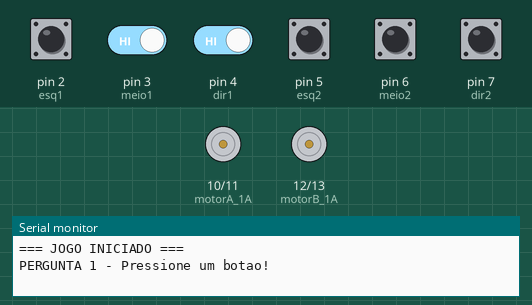
Simulated run of this sketch. Board: Arduino Uno, built with avr-gcc and run on an emulated ATmega328P. Shown: motor-driver pin pairs drawn as motors (green arrow = first pin HIGH = forward, orange = second pin HIGH = backward, longer = more drive), the last lines printed to the serial monitor. The test bench sets the inputs (shaded band); at power-on: pin 2 (esq1), pin 3 (meio1), pin 4 (dir1), pin 5 (esq2), pin 6 (meio2), pin 7 (dir2) HIGH.

Above: at 3.2 s.
3.3 s: pin 2 (esq1) pulled LOW for 0.15 s
4.9 s: pin 5 (esq2) pulled LOW for 0.15 s
At 5.9 s:
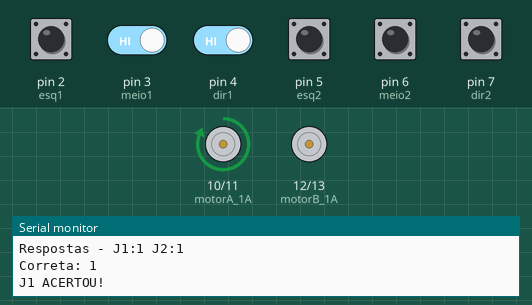
At 7.8 s:
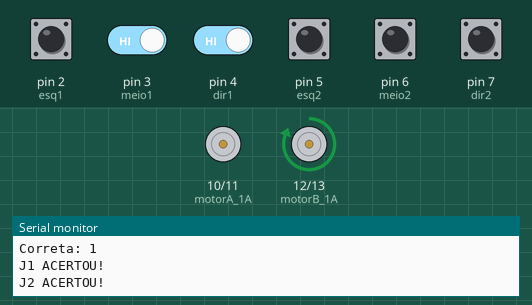
8.0 s: pin 3 (meio1) driven LOW and pin 4 (dir1) driven LOW
11.0 s: pin 3 (meio1) driven HIGH
13.7 s: pin 6 (meio2) pulled LOW for 0.15 s
At 16.7 s:
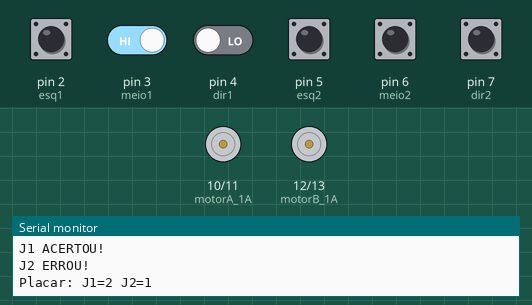
Timing chart, 0 to 17.8 s (numbered marks = the images above; inputs shaded):
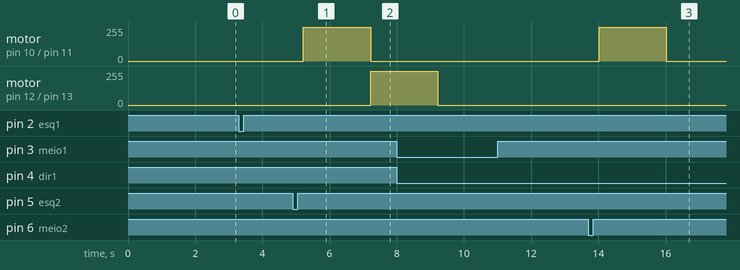

Measured:
- after the input at 4.9 s, motor on pin 10 (motorA_1A) / pin 11 (motorA_1B): stopped → forward 255/255 after 0.32 s, → stopped 2.0 s later; motor on pin 12 (motorB_1A) / pin 13 (motorB_1B): stopped → forward 255/255 after 2.3 s
- after the input at 13.7 s, motor on pin 10 (motorA_1A) / pin 11 (motorA_1B): stopped → forward 255/255 after 0.33 s, → stopped 2.0 s later

The sketch:

codigo.ino
```cpp
int motorA_1A = 10;  // Motor J1 - A1A
int motorA_1B = 11;  // Motor J1 - A1B
int motorB_1A = 12;  // Motor J2 - B1A
int motorB_1B = 13;  // Motor J2 - B1B
int velocidade = 156;

int esq1  = 2;  // Jogador 1 - A
int meio1 = 3;  // Jogador 1 - B
int dir1  = 4;  // Jogador 1 - C

int esq2  = 5;  // Jogador 2 - A
int meio2 = 6;  // Jogador 2 - B
int dir2  = 7;  // Jogador 2 - C

int pontuacaoJ1 = 0;
int pontuacaoJ2 = 0;
int perguntaAtual = 0;

int respostaCorretaPergunta[9] = {1, 3, 2, 1, 2, 3, 1, 2, 3};

void setup() {
    // Inicializa TODOS motores LOW PRIMEIRO
    digitalWrite(motorA_1A, LOW);
    digitalWrite(motorA_1B, LOW);
    digitalWrite(motorB_1A, LOW);
    digitalWrite(motorB_1B, LOW);

    // AGORA define como OUTPUT (evita estado HIGH inicial)
    pinMode(motorA_1A, OUTPUT);
    pinMode(motorA_1B, OUTPUT);
    pinMode(motorB_1A, OUTPUT);
    pinMode(motorB_1B, OUTPUT);

    // Botões
    pinMode(esq1,  INPUT_PULLUP);
    pinMode(meio1, INPUT_PULLUP);
    pinMode(dir1,  INPUT_PULLUP);
    pinMode(esq2,  INPUT_PULLUP);
    pinMode(meio2, INPUT_PULLUP);
    pinMode(dir2,  INPUT_PULLUP);

    Serial.begin(9600);
    Serial.println("=== JOGO INICIADO ===");
    delay(2000);
}

void loop() {
    if (perguntaAtual < 9) {
        exibirPergunta();
        aguardarResposta();
        delay(3000);  // Pausa entre perguntas
        perguntaAtual++;
    } else {
        exibirPlacarFinal();
        delay(5000);  // Mostra resultado 5 segundos
        resetJogo();  // Reinicia tudo automaticamente
    }
}

void exibirPergunta() {
    Serial.print("PERGUNTA ");
    Serial.print(perguntaAtual + 1);
    Serial.println(" - Pressione um botao!");
}

void aguardarResposta() {
    int respostaJ1 = 0, respostaJ2 = 0;

    // Aguarda resposta do Jogador 1
    while (respostaJ1 == 0) {
        if (digitalRead(esq1) == LOW) {
            respostaJ1 = 1;
            Serial.println("J1: Esquerda");
            delay(300);
        }
        else if (digitalRead(meio1) == LOW) {
            respostaJ1 = 2;
            Serial.println("J1: Meio");
            delay(300);
        }
        else if (digitalRead(dir1) == LOW) {
            respostaJ1 = 3;
            Serial.println("J1: Direita");
            delay(300);
        }
        delay(20);
    }

    // Aguarda resposta do Jogador 2
    while (respostaJ2 == 0) {
        if (digitalRead(esq2) == LOW) {
            respostaJ2 = 1;
            Serial.println("J2: Esquerda");
            delay(300);
        }
        else if (digitalRead(meio2) == LOW) {
            respostaJ2 = 2;
            Serial.println("J2: Meio");
            delay(300);
        }
        else if (digitalRead(dir2) == LOW) {
            respostaJ2 = 3;
            Serial.println("J2: Direita");
            delay(300);
        }
        delay(20);
    }

    verificarResposta(respostaJ1, respostaJ2);
}

void verificarResposta(int respostaJ1, int respostaJ2) {
    int correta = respostaCorretaPergunta[perguntaAtual];

    Serial.print("Respostas - J1:");
    Serial.print(respostaJ1);
    Serial.print(" J2:");
    Serial.println(respostaJ2);

    Serial.print("Correta: ");
    Serial.println(correta);

    // Verifica Jogador 1
    if (respostaJ1 == correta) {
        Serial.println("J1 ACERTOU!");
        pontuacaoJ1++;
        MotorJ1_GirarPor2Segundos();
    } else {
        Serial.println("J1 ERROU!");
    }

    // Verifica Jogador 2
    if (respostaJ2 == correta) {
        Serial.println("J2 ACERTOU!");
        pontuacaoJ2++;
        MotorJ2_GirarPor2Segundos();
    } else {
        Serial.println("J2 ERROU!");
    }

    Serial.print("Placar: J1=");
    Serial.print(pontuacaoJ1);
    Serial.print(" J2=");
    Serial.println(pontuacaoJ2);
}

void exibirPlacarFinal() {
    Serial.println("=== PLACAR FINAL ===");

    Serial.print("Jogador 1: ");
    Serial.println(pontuacaoJ1);

    Serial.print("Jogador 2: ");
    Serial.println(pontuacaoJ2);

    if (pontuacaoJ1 > pontuacaoJ2) {
        Serial.println("VENCEDOR: JOGADOR 1!");
    }
    else if (pontuacaoJ2 > pontuacaoJ1) {
        Serial.println("VENCEDOR: JOGADOR 2!");
    }
    else {
        Serial.println("EMPATE!");
    }
}

// J1 GIRA POR 2 SEGUNDOS E PARA AUTOMATICAMENTE
void MotorJ1_GirarPor2Segundos() {
    // Para J2 completamente
    digitalWrite(motorB_1A, LOW);
    digitalWrite(motorB_1B, LOW);

    // J1 gira (forward)
    digitalWrite(motorA_1A, HIGH);
    digitalWrite(motorA_1B, LOW);
    delay(2000);

    // Para J1
    digitalWrite(motorA_1A, LOW);
    digitalWrite(motorA_1B, LOW);
}

// J2 GIRA POR 2 SEGUNDOS E PARA AUTOMATICAMENTE
void MotorJ2_GirarPor2Segundos() {
    // Para J1 completamente
    digitalWrite(motorA_1A, LOW);
    digitalWrite(motorA_1B, LOW);

    // J2 gira (forward)
    digitalWrite(motorB_1A, HIGH);
    digitalWrite(motorB_1B, LOW);
    delay(2000);

    // Para J2
    digitalWrite(motorB_1A, LOW);
    digitalWrite(motorB_1B, LOW);
}

void MotorJ1_Parar() {
    digitalWrite(motorA_1A, LOW);
    digitalWrite(motorA_1B, LOW);  // ← CORRIGIDO: digitalWrite
}

void MotorJ2_Parar() {
    digitalWrite(motorB_1A, LOW);
    digitalWrite(motorB_1B, LOW);  // ← CORRIGIDO: digitalWrite
}

void MotorParar() {
    digitalWrite(motorA_1A, LOW);
    digitalWrite(motorA_1B, LOW);
    digitalWrite(motorB_1A, LOW);
    digitalWrite(motorB_1B, LOW);
}

void resetJogo() {
    pontuacaoJ1 = 0;
    pontuacaoJ2 = 0;
    perguntaAtual = 0;

    MotorParar();
    delay(1000);

    Serial.println("=== NOVA RODADA ===");
    delay(2000);
}
```
